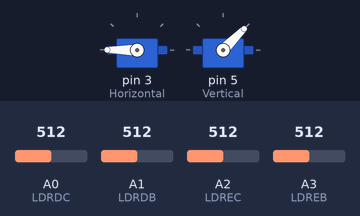
A sketch run on a simulated Arduino Uno, built with avr-gcc and run on an emulated ATmega328P. Shown: 2 × servo. The inputs (shaded band) are chosen by the test bench; at power-on: A0 (LDRDC) = 512, A1 (LDRDB) = 512, A2 (LDREC) = 512, A3 (LDREB) = 512.

Above: at 4.2 s.
4.3 s: A0 (LDRDC) set to 599
5.8 s: A0 (LDRDC) set to 627
At 5.96 s:
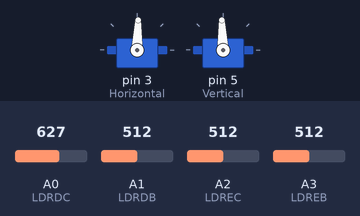
8.8 s: A1 (LDRDB) set to 312
10.3 s: A1 (LDRDB) set to 290
At 10.48 s:
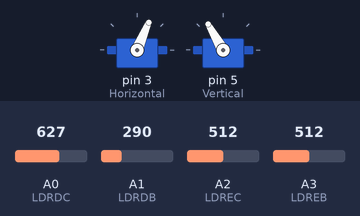
13.3 s: A2 (LDREC) set to 494
At 13.3 s:
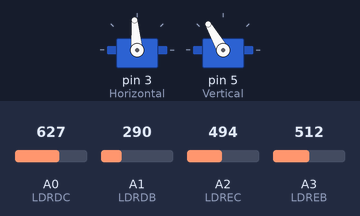
14.8 s: A3 (LDREB) set to 716
At 16.02 s:
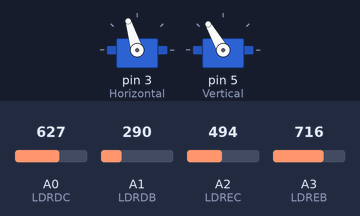
Timing chart, 0 to 20.8 s (numbered marks = the images above; inputs shaded):
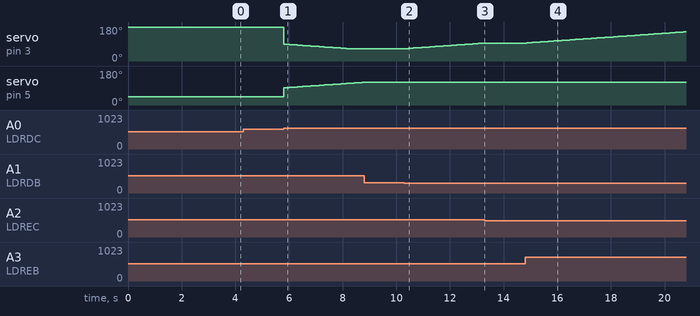

The sketch:

Arduino_uno.ino
```cpp
#include <Servo.h>          // Inclui a Biblioteca

Servo Horizontal;           // Inicia o Servo da Horizontal
Servo Vertical;             // Inicia o Servo da Vertical

int ServoHorizontal = 90;   // Estabelece valor fixo à ServoHorizontal
int ServoVertical = 90;     // Estabelece valor fixo à ServoVertical

int LimiteServoHorizontalMax = 180;  // Estabele os limites de rotação
int LimiteServoHorizontalMin = 65;   // Estabele os limites de rotação

int LimiteServoVerticalMax = 120;    // Estabele os limites de rotação
int LimiteServoVerticalMin = 15;     // Estabele os limites de rotação

int LDRDC = A0;             // Inicia LDRDC no pino A0
int LDRDB = A1;             // Inicia LDRDB no pino A1
int LDREC = A2;             // Inicia LDREC no pino A2
int LDREB = A3;             // Inicia LDREB no pino A3

void setup()  {
  Horizontal.attach(3);     // Inicia servo Horizontal na porta D3
  Vertical.attach(5);       // Inicia servo Vertical na porta D5

  Horizontal.write(180);    // Inicia servo Horizontal na posição 180
  Vertical.write(45);       // Inicia servo Vertical na posição 45
  delay(3000);              // Aguarda 3 segundos
}

void loop() {
  int LDC = analogRead(LDRDC);      // Leitura Analógica do LDR Direita Cima
  int LEC = analogRead(LDREC);      // Leitura Analógica do LDR Esquerda Cima
  int LDB = analogRead(LDRDB);      // Leitura Analógica do LDR Direita Baixo
  int LEB = analogRead(LDREB);      // Leitura Analógica do LDR Esquerda Baixo

  int tol = 50;

  int ValorSup = (LDC + LEC) / 2;   // Média da leitura dos LDR superior
  int ValorInf = (LDB + LEB) / 2;   // Média da leitura dos LDR inferior
  int ValorDir = (LDC + LDB) / 2;   // Média da leitura dos LDR da direita
  int ValorEsq = (LEC + LEB) / 2;   // Média da leitura dos LDR da esquerda

  int DifSupInf = ValorSup - ValorInf;      // Diferença entre LED superior e inferior
  int DifDirEsq = ValorDir - ValorEsq;      // Diferença entre LED direita e esquerda

  /*---------------------------------------------------*/

  // Realiza a leitura e executa os movimentos referente ao Servo Vertical
  if (-1 * tol > DifSupInf || DifSupInf > tol)  {
    if (ValorSup > ValorInf)  {
      ServoVertical = ++ServoVertical;
      if (ServoVertical > LimiteServoVerticalMax)  {
        ServoVertical = LimiteServoVerticalMax;
      }
    }
    else if (ValorSup < ValorInf)  {
      ServoVertical = --ServoVertical;
      if (ServoVertical < LimiteServoVerticalMin)  {
        ServoVertical = LimiteServoVerticalMin;
      }
    }
    Vertical.write(ServoVertical);
  }

  // Realiza a leitura e executa os movimentos referente ao Servo Horizontal
  if (-1 * tol > DifDirEsq || DifDirEsq > tol) {
    if (ValorDir > ValorEsq)  {
      ServoHorizontal = --ServoHorizontal;
      if (ServoHorizontal < LimiteServoHorizontalMin)  {
        ServoHorizontal = LimiteServoHorizontalMin;
      }
    }
    else if (ValorDir < ValorEsq)  {
      ServoHorizontal = ++ServoHorizontal;
      if (ServoHorizontal > LimiteServoHorizontalMax)  {
        ServoHorizontal = LimiteServoHorizontalMax;
      }
    }
    else if (ValorDir = ValorEsq)  {
    }
    Horizontal.write(ServoHorizontal);
  }

  delay(100);   // Aguarda 0,1 segundo
}
```

Measured:
- the behaviour switches between 613 and 614 on A0 (LDRDC) (found by bisection; images 0 and 1)
- the behaviour switches between 297 and 296 on A1 (LDRDB) (found by bisection; images 1 and 2)
- the behaviour switches between 506 and 505 on A2 (LDREC) (found by bisection; images 2 and 3)
- after the input at 4.3 s, every drawn part: stays the same
- after the input at 5.8 s, servo on pin 3 (Horizontal): moves from 180° to 65° over 2.4 s, starting at once; servo on pin 5 (Vertical): moves from 45° to 120° over 2.9 s, starting at once
- after the input at 8.8 s, every drawn part: stays the same
- after the input at 10.3 s, servo on pin 3 (Horizontal): moves from 65° to 95° over 2.9 s, starting at once
- after the input at 13.3 s, servo on pin 3 (Horizontal): stays 95° (without the input it goes to 96° after 0.06 s)
- after the input at 14.8 s, servo on pin 3 (Horizontal): moves from 95° to 155° over 5.9 s, starting after 0.06 s
